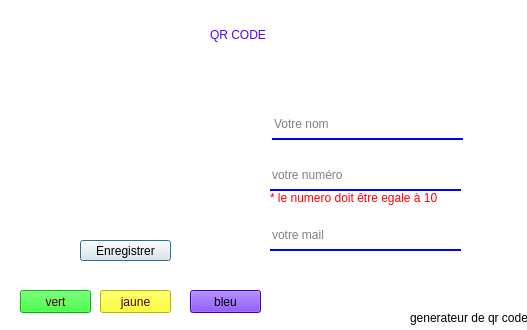
<?xml version="1.0" encoding="UTF-8"?>
<ui version="4.0">
 <class>Dialog</class>
 <widget class="QDialog" name="Dialog">
  <property name="geometry">
   <rect>
    <x>0</x>
    <y>0</y>
    <width>527</width>
    <height>330</height>
   </rect>
  </property>
  <property name="maximumSize">
   <size>
    <width>527</width>
    <height>330</height>
   </size>
  </property>
  <property name="windowTitle">
   <string>PyQr</string>
  </property>
  <widget class="QLabel" name="label_3">
   <property name="geometry">
    <rect>
     <x>210</x>
     <y>20</y>
     <width>111</width>
     <height>31</height>
    </rect>
   </property>
   <property name="styleSheet">
    <string notr="true">font: 75 18pt &quot;MS Shell Dlg 2&quot;;
color: rgb(85, 0, 255);
</string>
   </property>
   <property name="text">
    <string>QR CODE</string>
   </property>
   <property name="textFormat">
    <enum>Qt::RichText</enum>
   </property>
   <property name="scaledContents">
    <bool>false</bool>
   </property>
  </widget>
  <widget class="QLineEdit" name="name">
   <property name="geometry">
    <rect>
     <x>272</x>
     <y>109</y>
     <width>191</width>
     <height>31</height>
    </rect>
   </property>
   <property name="styleSheet">
    <string notr="true">border:none;
font: 14pt &quot;MS Shell Dlg 2&quot;;
border-bottom:2px solid blue;</string>
   </property>
   <property name="text">
    <string/>
   </property>
   <property name="placeholderText">
    <string>Votre nom</string>
   </property>
   <property name="clearButtonEnabled">
    <bool>true</bool>
   </property>
  </widget>
  <widget class="QLabel" name="label">
   <property name="geometry">
    <rect>
     <x>-4</x>
     <y>-8</y>
     <width>531</width>
     <height>341</height>
    </rect>
   </property>
   <property name="styleSheet">
    <string notr="true">background-color: rgb(255, 255, 255);</string>
   </property>
   <property name="text">
    <string/>
   </property>
  </widget>
  <widget class="QLabel" name="qr">
   <property name="geometry">
    <rect>
     <x>20</x>
     <y>70</y>
     <width>191</width>
     <height>171</height>
    </rect>
   </property>
   <property name="styleSheet">
    <string notr="true">border-image: url(:/img/QR_storage/HJBJ.png);</string>
   </property>
   <property name="text">
    <string/>
   </property>
  </widget>
  <widget class="QLabel" name="label_2">
   <property name="geometry">
    <rect>
     <x>410</x>
     <y>310</y>
     <width>121</width>
     <height>16</height>
    </rect>
   </property>
   <property name="text">
    <string>generateur de qr code</string>
   </property>
  </widget>
  <widget class="QLabel" name="error">
   <property name="geometry">
    <rect>
     <x>270</x>
     <y>190</y>
     <width>221</width>
     <height>16</height>
    </rect>
   </property>
   <property name="styleSheet">
    <string notr="true">font: 7pt &quot;MS Shell Dlg 2&quot;;
color: rgb(255, 0, 0);</string>
   </property>
   <property name="text">
    <string>* le numero doit être egale à 10</string>
   </property>
  </widget>
  <widget class="QLineEdit" name="id_card_2">
   <property name="geometry">
    <rect>
     <x>270</x>
     <y>160</y>
     <width>191</width>
     <height>31</height>
    </rect>
   </property>
   <property name="styleSheet">
    <string notr="true">border:none;
border-bottom:2px solid blue;
font: 14pt &quot;MS Shell Dlg 2&quot;;</string>
   </property>
   <property name="text">
    <string/>
   </property>
   <property name="placeholderText">
    <string>votre numéro </string>
   </property>
   <property name="clearButtonEnabled">
    <bool>true</bool>
   </property>
  </widget>
  <widget class="QLineEdit" name="id_card_3">
   <property name="geometry">
    <rect>
     <x>270</x>
     <y>220</y>
     <width>191</width>
     <height>31</height>
    </rect>
   </property>
   <property name="styleSheet">
    <string notr="true">border:none;
border-bottom:2px solid blue;
font: 14pt &quot;MS Shell Dlg 2&quot;;</string>
   </property>
   <property name="text">
    <string/>
   </property>
   <property name="placeholderText">
    <string>votre mail</string>
   </property>
   <property name="clearButtonEnabled">
    <bool>true</bool>
   </property>
  </widget>
  <widget class="QPushButton" name="txt">
   <property name="geometry">
    <rect>
     <x>80</x>
     <y>240</y>
     <width>91</width>
     <height>21</height>
    </rect>
   </property>
   <property name="cursor">
    <cursorShape>PointingHandCursor</cursorShape>
   </property>
   <property name="text">
    <string>Enregistrer</string>
   </property>
  </widget>
  <widget class="QPushButton" name="vert">
   <property name="geometry">
    <rect>
     <x>20</x>
     <y>290</y>
     <width>71</width>
     <height>23</height>
    </rect>
   </property>
   <property name="cursor">
    <cursorShape>PointingHandCursor</cursorShape>
   </property>
   <property name="styleSheet">
    <string notr="true">background-color: rgb(0, 255, 0);
font: 14pt &quot;Gabriola&quot;;
color: rgb(85, 0, 0);</string>
   </property>
   <property name="text">
    <string>vert</string>
   </property>
  </widget>
  <widget class="QPushButton" name="jaune">
   <property name="geometry">
    <rect>
     <x>100</x>
     <y>290</y>
     <width>71</width>
     <height>23</height>
    </rect>
   </property>
   <property name="cursor">
    <cursorShape>PointingHandCursor</cursorShape>
   </property>
   <property name="styleSheet">
    <string notr="true">background-color: rgb(255, 255, 0);
font: 14pt &quot;Gabriola&quot;;
color: rgb(85, 0, 0);</string>
   </property>
   <property name="text">
    <string>jaune</string>
   </property>
  </widget>
  <widget class="QPushButton" name="bleu">
   <property name="geometry">
    <rect>
     <x>190</x>
     <y>290</y>
     <width>71</width>
     <height>23</height>
    </rect>
   </property>
   <property name="cursor">
    <cursorShape>PointingHandCursor</cursorShape>
   </property>
   <property name="styleSheet">
    <string notr="true">background-color: rgb(0, 255, 0);
font: 14pt &quot;Gabriola&quot;;
background-color: rgb(85, 0, 255);</string>
   </property>
   <property name="text">
    <string>bleu</string>
   </property>
  </widget>
  <zorder>label</zorder>
  <zorder>label_3</zorder>
  <zorder>name</zorder>
  <zorder>qr</zorder>
  <zorder>label_2</zorder>
  <zorder>error</zorder>
  <zorder>id_card_2</zorder>
  <zorder>id_card_3</zorder>
  <zorder>txt</zorder>
  <zorder>vert</zorder>
  <zorder>jaune</zorder>
  <zorder>bleu</zorder>
 </widget>
 <resources/>
 <connections/>
</ui>
